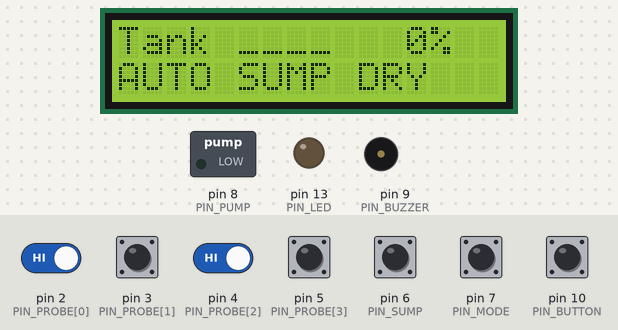
A sketch run on a simulated Arduino Uno, built with avr-gcc and run on an emulated ATmega328P. Parts: 16×2 character LCD, switched loads named in the sketch (green lamp = pin HIGH), output pins drawn as LEDs (lit = HIGH), buzzer (waves = sounding). Dashed ring = blinking. The inputs (shaded band) are chosen by the test bench; at power-on: pin 2 (PIN_PROBE[0]), pin 3 (PIN_PROBE[1]), pin 4 (PIN_PROBE[2]), pin 5 (PIN_PROBE[3]), pin 6 (PIN_SUMP), pin 7 (PIN_MODE), pin 10 (PIN_BUTTON) HIGH. What the sketch prints to the serial monitor is not drawn.

Above: at 2.7 s.
2.8 s: pin 7 (PIN_MODE) pulled LOW for 0.15 s
At 2.91 s:
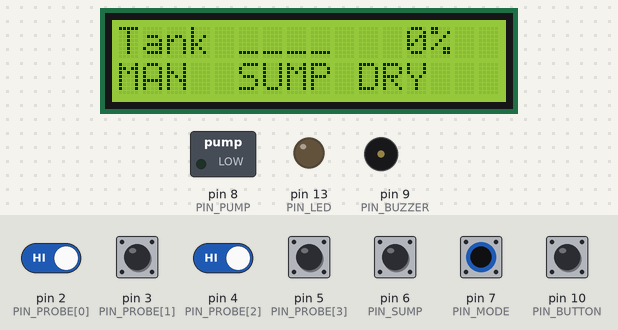
4.5 s: pin 2 (PIN_PROBE[0]) driven LOW and pin 4 (PIN_PROBE[2]) driven LOW
At 6.87 s:
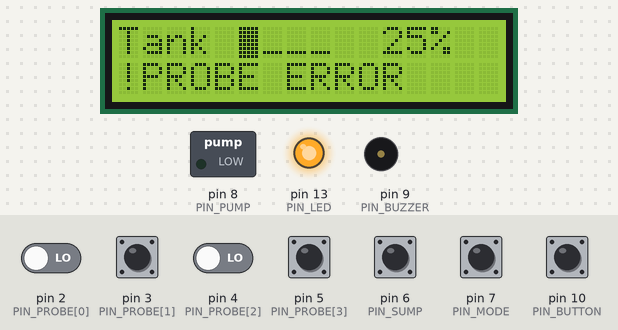
7.5 s: pin 2 (PIN_PROBE[0]) driven HIGH
At 9.87 s:
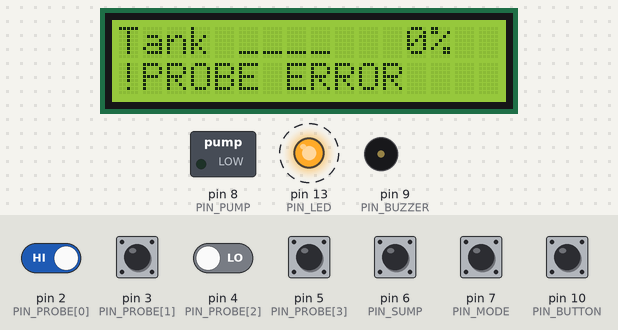
10.5 s: pin 4 (PIN_PROBE[2]) driven HIGH
13.5 s: pin 10 (PIN_BUTTON) pulled LOW for 0.15 s
At 15.4 s:
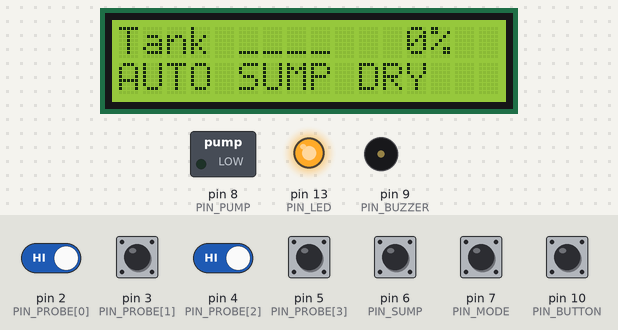
15.5 s: pin 2 (PIN_PROBE[0]) driven LOW
At 18.5 s:
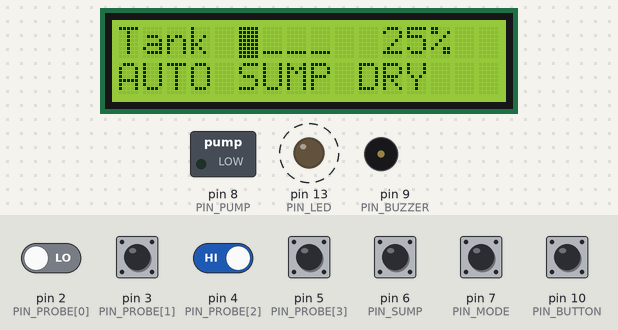
Timing chart, 0 to 19.5 s (numbered marks = the images above; inputs shaded):
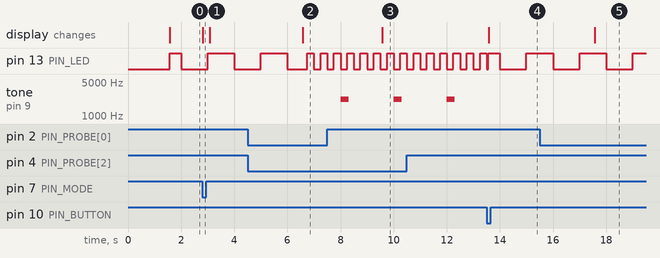

The sketch:

water_level_controller.ino
```cpp
// (licence header left out)
#include <LiquidCrystal.h>
#include <avr/wdt.h>

// ============================================================================
//  SETTINGS
// ============================================================================
#ifndef TIME_SCALE_PERCENT
#define TIME_SCALE_PERCENT 100     // 10 = long timers 10x faster for demos
#endif

const uint8_t  START_BELOW_LEVEL = 2;     // start when fewer than 2 probes wet (< 50 %)
const uint8_t  FULL_LEVEL        = 4;     // stop when all 4 probes wet (100 %)
const uint16_t MIN_OFF_SEC       = 60;
const uint16_t DRY_RESTART_SEC   = 300;
const uint16_t NO_RISE_SEC       = 600;
const uint16_t MAX_RUN_SEC       = 2700;
const uint16_t INPUT_SETTLE_MS   = 2000;  // waves and splashes on the probes

// ============================================================================
//  PINS
// ============================================================================
const uint8_t PIN_PROBE[4] = { 2, 3, 4, 5 };
const uint8_t PIN_SUMP   = 6;
const uint8_t PIN_MODE   = 7;
const uint8_t PIN_PUMP   = 8;
const uint8_t PIN_BUZZER = 9;
const uint8_t PIN_BUTTON = 10;
const uint8_t PIN_LED    = 13;

LiquidCrystal lcd(A0, A1, A2, A3, A4, A5);

// ============================================================================
//  STATE
// ============================================================================
enum State : uint8_t { ST_IDLE, ST_PUMPING, ST_FULL, ST_DRY_RUN, ST_FAULT };
const char *const STATE_NAME[] = { "IDLE", "PUMPING", "TANK FULL", "SUMP DRY", "FAULT" };

enum Fault : uint8_t { F_NONE, F_NO_RISE, F_MAX_RUN, F_PROBES };
const char *const FAULT_NAME[] = { "", "NO RISE", "MAX RUN TIME", "PROBE ERROR" };

State state = ST_IDLE;
Fault fault = F_NONE;
unsigned long stateSince = 0;
unsigned long pumpOffSince = 0;
bool pumpEverRan = false;
bool manualMode = false;
bool manualRequest = false;

// Debounced inputs
uint8_t level = 0;              // 0..4 wet probes
bool probesValid = true;
bool sumpWet = true;
unsigned long sumpWetSince = 0;
uint8_t rawLevelMask = 0;
unsigned long levelChangedAt = 0, sumpChangedAt = 0;
uint8_t pendingMask = 0;
bool pendingSump = true;

uint8_t levelAtLastRise = 0;
unsigned long lastRiseAt = 0;

// ============================================================================
//  HELPERS
// ============================================================================
static unsigned long secs(unsigned long s) {
  return s * 1000UL * TIME_SCALE_PERCENT / 100UL;
}

static bool since(unsigned long t0, unsigned long dur) { return (millis() - t0) >= dur; }

static void logMsg(const char *what) {
  Serial.print('[');
  Serial.print(millis() / 1000UL);
  Serial.print(F("s] "));
  Serial.println(what);
}

static void setState(State s) {
  if (s == state) return;
  state = s;
  stateSince = millis();
  char buf[40];
  snprintf(buf, sizeof(buf), "state -> %s", STATE_NAME[s]);
  logMsg(buf);
}

static void setPump(bool on) {
  bool isOn = digitalRead(PIN_PUMP) == HIGH;
  if (on == isOn) return;
  digitalWrite(PIN_PUMP, on ? HIGH : LOW);
  if (on) {
    pumpEverRan = true;
    levelAtLastRise = level;
    lastRiseAt = millis();
    logMsg("pump ON");
  } else {
    pumpOffSince = millis();
    logMsg("pump OFF");
  }
}

static void latchFault(Fault f) {
  fault = f;
  setPump(false);
  setState(ST_FAULT);
  char buf[48];
  snprintf(buf, sizeof(buf), "FAULT: %s (press button to reset)", FAULT_NAME[f]);
  logMsg(buf);
}

// ============================================================================
//  INPUTS
// ============================================================================
static void readInputs() {
  uint8_t mask = 0;
  for (uint8_t i = 0; i < 4; i++) {
    if (digitalRead(PIN_PROBE[i]) == LOW) mask |= 1 << i;
  }
  bool sump = digitalRead(PIN_SUMP) == LOW;

  if (mask != pendingMask) { pendingMask = mask; levelChangedAt = millis(); }
  if (sump != pendingSump) { pendingSump = sump; sumpChangedAt = millis(); }

  if (pendingMask != rawLevelMask && since(levelChangedAt, INPUT_SETTLE_MS)) {
    rawLevelMask = pendingMask;
    // Valid patterns are 0000, 0001, 0011, 0111, 1111: water fills bottom up.
    probesValid = ((rawLevelMask + 1) & rawLevelMask) == 0;
    uint8_t n = 0;
    while (n < 4 && (rawLevelMask & (1 << n))) n++;
    level = n;
    char buf[40];
    snprintf(buf, sizeof(buf), "level %u%%%s", level * 25, probesValid ? "" : " (bad pattern)");
    logMsg(buf);
  }
  if (pendingSump != sumpWet && since(sumpChangedAt, INPUT_SETTLE_MS)) {
    sumpWet = pendingSump;
    if (sumpWet) sumpWetSince = millis();
    logMsg(sumpWet ? "sump has water" : "sump DRY");
  }

  bool m = digitalRead(PIN_MODE) == LOW;
  if (m != manualMode) {
    manualMode = m;
    manualRequest = false;
    logMsg(manualMode ? "mode MANUAL" : "mode AUTO");
  }
}

static bool buttonPressed() {
  static bool last = false, stable = false;
  static unsigned long changed = 0;
  bool raw = digitalRead(PIN_BUTTON) == LOW;
  if (raw != last) { last = raw; changed = millis(); }
  if (raw != stable && since(changed, 50)) { stable = raw; return stable; }
  return false;
}

// ============================================================================
//  CONTROL
// ============================================================================
static bool offLongEnough() {
  return !pumpEverRan || since(pumpOffSince, secs(MIN_OFF_SEC));
}

static void control() {
  bool pressed = buttonPressed();

  if (state == ST_FAULT) {
    if (pressed) {
      logMsg("fault reset by user");
      fault = F_NONE;
      setState(ST_IDLE);
    }
    return;
  }

  if (!probesValid) {
    latchFault(F_PROBES);
    return;
  }

  if (pressed && manualMode) {
    manualRequest = !manualRequest;
    logMsg(manualRequest ? "manual start requested" : "manual stop requested");
  }

  bool pumpOn = digitalRead(PIN_PUMP) == HIGH;

  // Hard stops that apply in every mode.
  if (level >= FULL_LEVEL) {
    setPump(false);
    manualRequest = false;
    setState(ST_FULL);
    return;
  }
  if (!sumpWet) {
    setPump(false);
    setState(ST_DRY_RUN);
    return;
  }

  if (pumpOn) {
    if (level > levelAtLastRise) {
      levelAtLastRise = level;
      lastRiseAt = millis();
    }
    if (since(lastRiseAt, secs(NO_RISE_SEC))) { latchFault(F_NO_RISE); return; }
    if (since(stateSince, secs(MAX_RUN_SEC))) { latchFault(F_MAX_RUN); return; }
    if (manualMode && !manualRequest) { setPump(false); setState(ST_IDLE); }
    return;
  }

  // Pump is off. Decide whether to start.
  // After a dry run, give the sump time to really refill before restarting.
  if (state == ST_DRY_RUN && !since(sumpWetSince, secs(DRY_RESTART_SEC))) return;
  if (state == ST_DRY_RUN || state == ST_FULL) setState(ST_IDLE);

  bool want = manualMode ? manualRequest : level < START_BELOW_LEVEL;
  if (want && offLongEnough()) {
    setState(ST_PUMPING);
    setPump(true);
  }
}

// ============================================================================
//  OUTPUTS
// ============================================================================
static void updateDisplay() {
  static unsigned long last = 0;
  if (!since(last, 250)) return;
  last = millis();

  char line[17];
  // Line 1: level bar
  char bar[5];
  for (uint8_t i = 0; i < 4; i++) bar[i] = i < level ? '\xff' : '_';
  bar[4] = '\0';
  snprintf(line, sizeof(line), "Tank %s %3u%%  ", bar, level * 25);
  lcd.setCursor(0, 0);
  lcd.print(line);

  // Line 2: mode + state or fault
  lcd.setCursor(0, 1);
  if (state == ST_FAULT) {
    snprintf(line, sizeof(line), "!%-15s", FAULT_NAME[fault]);
  } else if (state == ST_PUMPING) {
    unsigned long s = (millis() - stateSince) / 1000UL;
    snprintf(line, sizeof(line), "%s PUMP %02lu:%02lu ", manualMode ? "MAN " : "AUTO",
             s / 60, s % 60);
  } else {
    snprintf(line, sizeof(line), "%s %-11s", manualMode ? "MAN " : "AUTO", STATE_NAME[state]);
  }
  lcd.print(line);
}

static void updateAlerts() {
  unsigned long t = millis();
  bool fault_ = state == ST_FAULT;
  bool dry = state == ST_DRY_RUN;
  digitalWrite(PIN_LED, fault_ ? (t / 250) & 1 : dry ? (t / 1000) & 1 : digitalRead(PIN_PUMP));

  static bool toneOn = false;
  bool want = fault_ ? (t % 2000) < 300 : dry ? (t % 30000) < 150 : false;
  if (want && !toneOn) tone(PIN_BUZZER, 2200);
  if (!want && toneOn) noTone(PIN_BUZZER);
  toneOn = want;
}

// ============================================================================
//  ARDUINO
// ============================================================================
void setup() {
  MCUSR = 0;
  wdt_disable();
  pinMode(PIN_PUMP, OUTPUT);
  digitalWrite(PIN_PUMP, LOW);
  pinMode(PIN_BUZZER, OUTPUT);
  pinMode(PIN_LED, OUTPUT);
  for (uint8_t i = 0; i < 4; i++) pinMode(PIN_PROBE[i], INPUT_PULLUP);
  pinMode(PIN_SUMP, INPUT_PULLUP);
  pinMode(PIN_MODE, INPUT_PULLUP);
  pinMode(PIN_BUTTON, INPUT_PULLUP);

  Serial.begin(9600);
  lcd.begin(16, 2);
  lcd.print("Water Level Ctrl");
  lcd.setCursor(0, 1);
  lcd.print("Pradip Subedi");

  // Take the first reading as-is so we don't wait for the settle time.
  for (uint8_t i = 0; i < 4; i++) {
    if (digitalRead(PIN_PROBE[i]) == LOW) rawLevelMask |= 1 << i;
  }
  pendingMask = rawLevelMask;
  probesValid = ((rawLevelMask + 1) & rawLevelMask) == 0;
  while (level < 4 && (rawLevelMask & (1 << level))) level++;
  sumpWet = pendingSump = digitalRead(PIN_SUMP) == LOW;
  manualMode = digitalRead(PIN_MODE) == LOW;

  logMsg("Water level controller v1.0");
  delay(1500);
  lcd.clear();
  wdt_enable(WDTO_2S);
}

void loop() {
  wdt_reset();
  readInputs();
  control();
  updateDisplay();
  updateAlerts();
}
```

Measured:
- after the input at 2.8 s, the display: changes at once (image 1)
- after the input at 4.5 s, the display: changes after 2.1 s (image 2)
- after the input at 7.5 s, the display: changes after 2.1 s (image 3)
- after the input at 13.5 s, tone on pin 9 (PIN_BUZZER): stays silent (without the input it goes to 2200 Hz after 0.50 s); the display: changes after 0.07 s (image 4)
- after the input at 15.5 s, the display: changes after 2.1 s (image 5)
- by itself, pin 13 (PIN_LED): alternates HIGH for 1.0 s and LOW for 1.0 s
